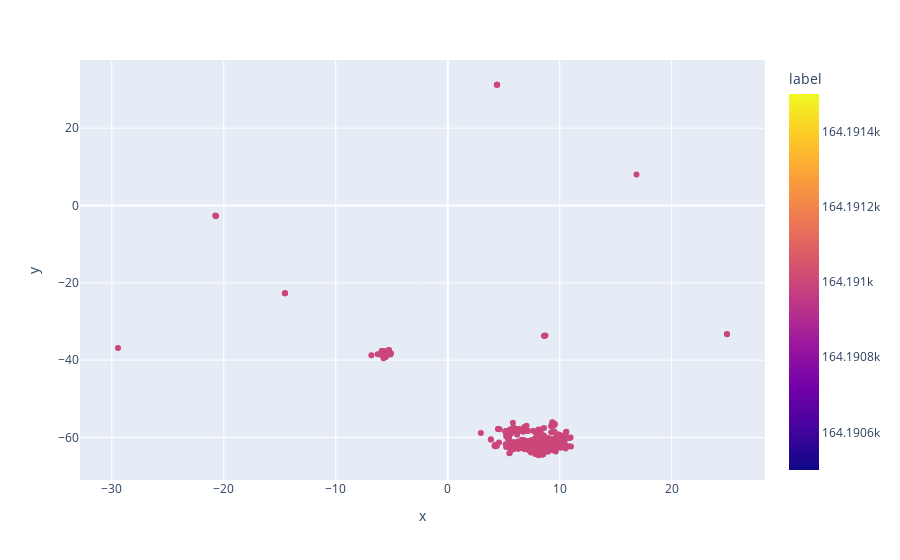

The code cell stored with this chart in its notebook:
### Code cell
import plotly.express as px
fig = px.scatter(
    tsne_df, #[tsne_df.label == 164191], 
    x="x", y="y", color="label",
)
fig.show()

### Figure 1 — Plotly figure (JSON) as saved in the notebook; plotly's stock layout.template omitted (floating-point values rounded to 4 significant figures; data arrays with more than 128 entries replaced by an {"elided": "..."} marker saying what was removed)
{"data": [{"hovertemplate": "x=%{x}<br>y=%{y}<br>label=%{marker.color}<extra></extra>", "legendgroup": "", "marker": {"color": {"elided": "386 int values"}, "coloraxis": "coloraxis", "symbol": "circle"}, "mode": "markers", "name": "", "orientation": "v", "showlegend": false, "type": "scatter", "x": {"elided": "386 float values"}, "xaxis": "x", "y": {"elided": "386 float values"}, "yaxis": "y"}], "layout": {"coloraxis": {"colorbar": {"title": {"text": "label"}}, "colorscale": [[0, "#0d0887"], [0.1111, "#46039f"], [0.2222, "#7201a8"], [0.3333, "#9c179e"], [0.4444, "#bd3786"], [0.5556, "#d8576b"], [0.6667, "#ed7953"], [0.7778, "#fb9f3a"], [0.8889, "#fdca26"], [1, "#f0f921"]]}, "legend": {"tracegroupgap": 0}, "margin": {"t": 60}, "xaxis": {"anchor": "y", "domain": [0, 1], "title": {"text": "x"}}, "yaxis": {"anchor": "x", "domain": [0, 1], "title": {"text": "y"}}}}
